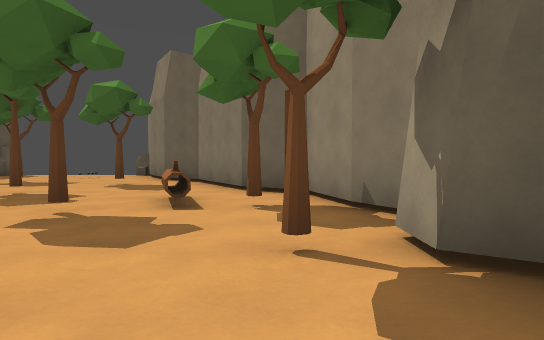
view 1 (above)

21 first-person views from a walk through a Godot game level. The camera is 1.2 m above the floor, tilts 2° down and sees 70° across. The floor is counted in squares, 2 m on a side. Each view is taken from the middle of a square. On the plan, view 1 faces up. The plan holds only what a view shows up to about 11 squares ahead; the rest is blank. The place goes on beyond the plan.

view 2
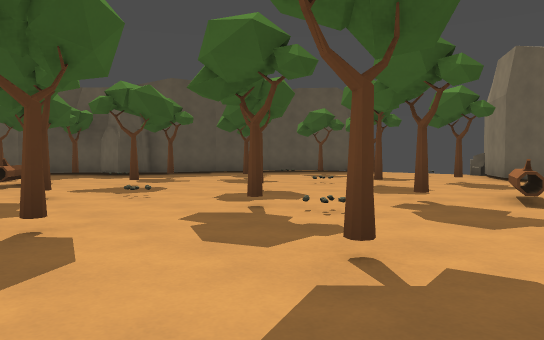

view 3
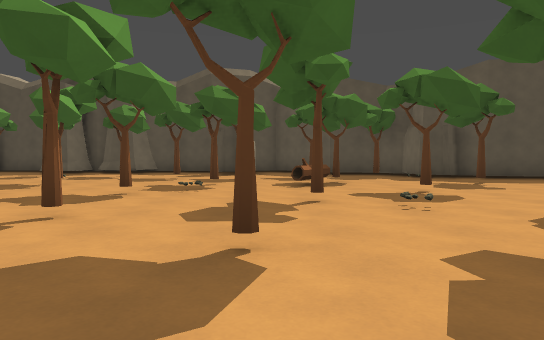

view 4
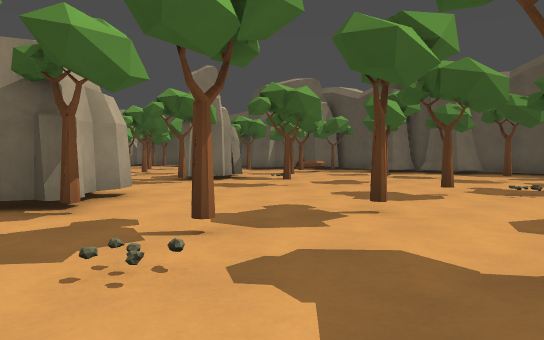

view 5
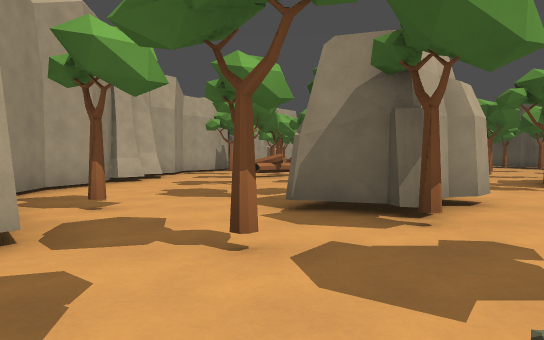

view 6
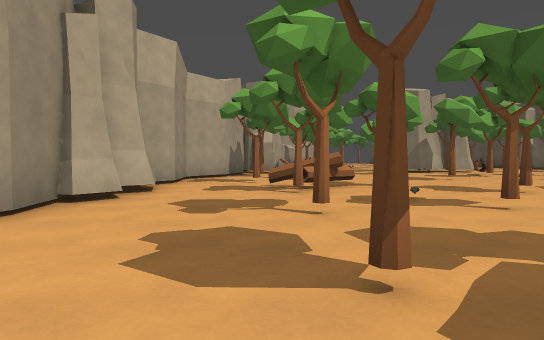

view 7
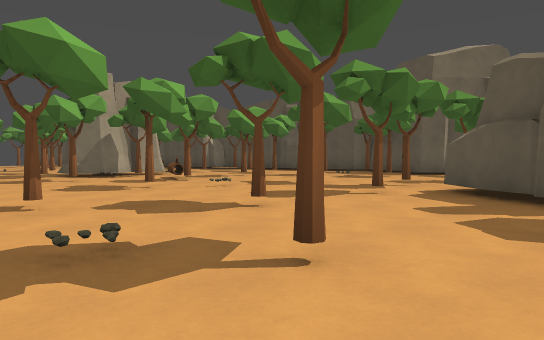

view 8
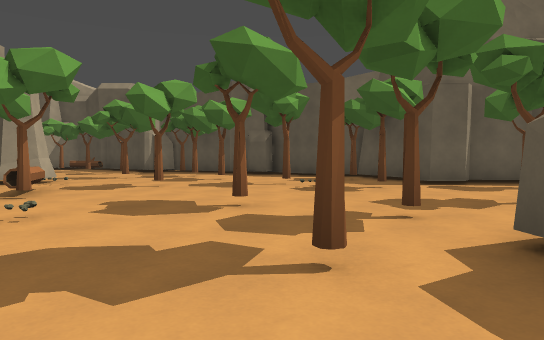

view 9
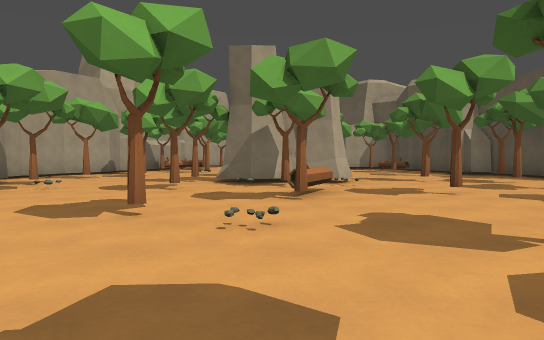

view 10
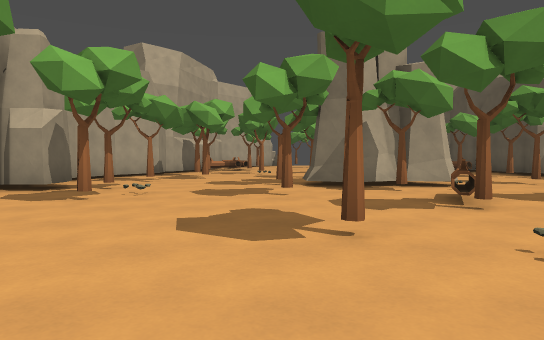

view 11
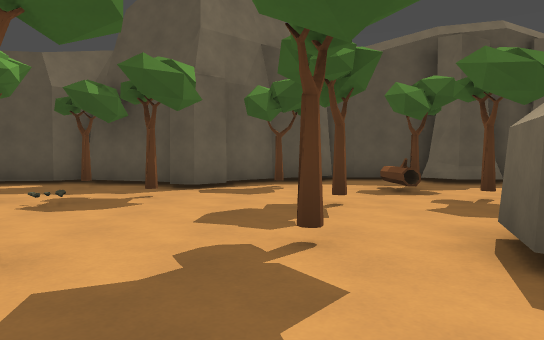

view 12
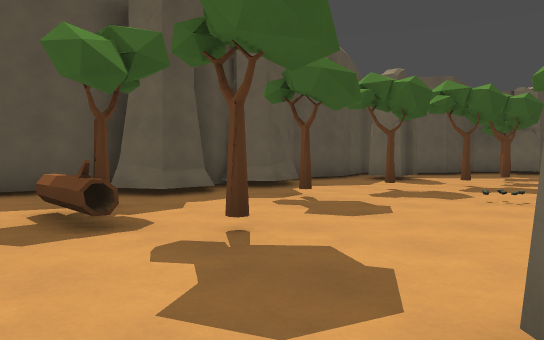

view 13
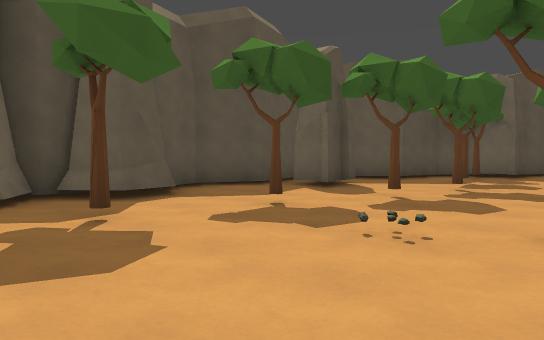

view 14
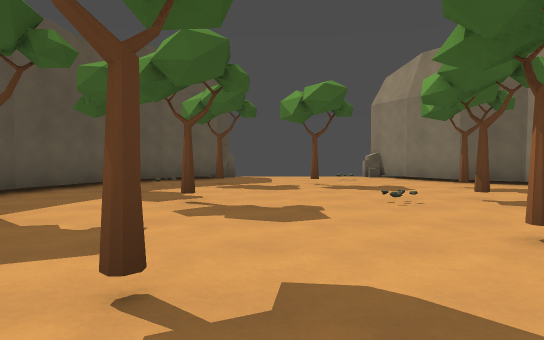

view 15
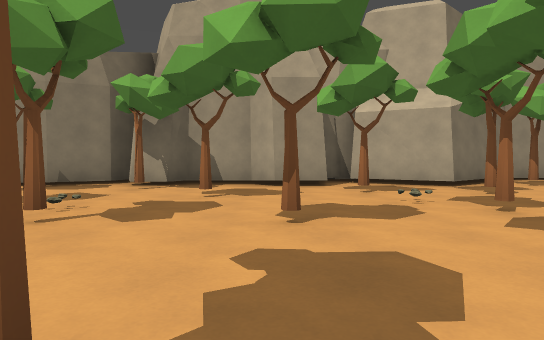

view 16
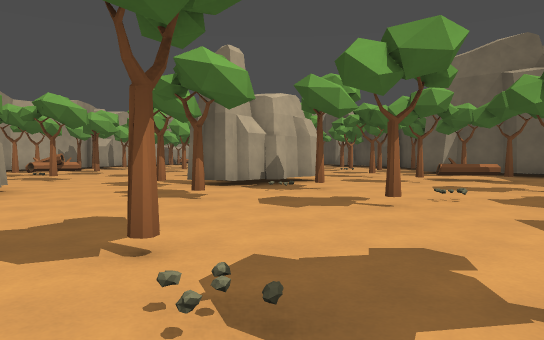

view 17
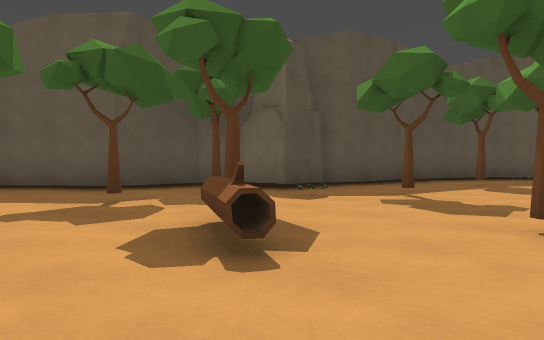

view 18
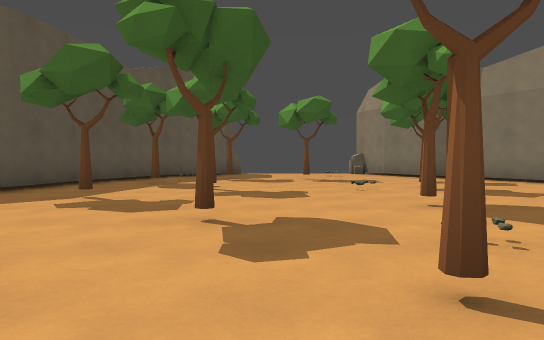

view 19
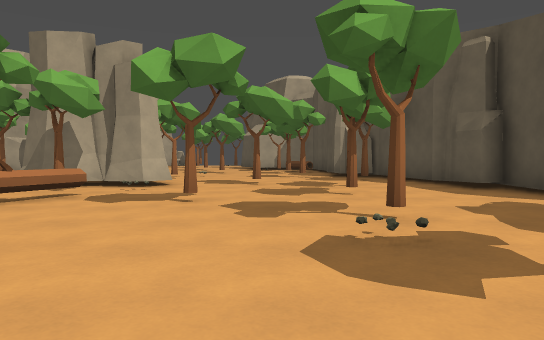

view 20
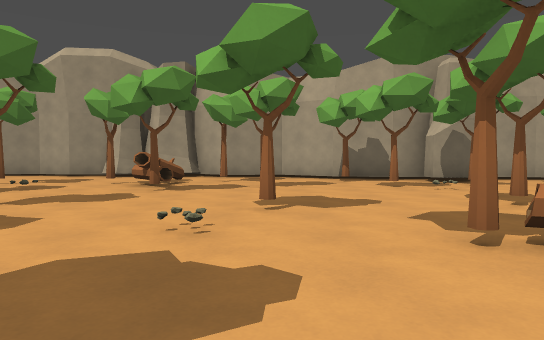

view 21
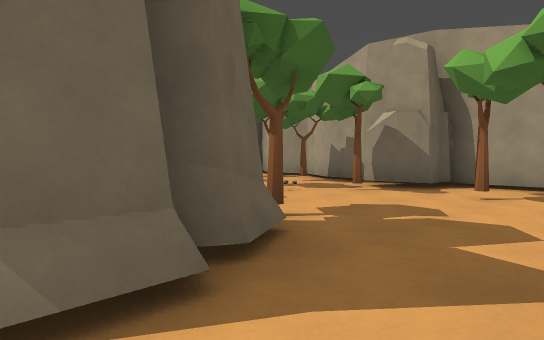

### Floor plan
Key: @ floor where view 1 was taken; # wall or solid block; . floor; / step, stairs or slope; = window, fence, low wall or low ledge; ^ raised ledge; T tree; O other object.
Columns run from 16 left of view 1 to 3 right of it. Each row starts with its distance up from view 1.
 12       ##.....#
 11       #..../.##
 10      ##.......##
  9      #./T.T....#
  8     ##T......T.##
  7     #...........##
  6     #...T...T..=.#
  5     #.T........^T##
  4   ###......T..T...#
  3   #.T...T........##
  2  ##..........T..T##
  1 ##..T.T^..T....T..#
  0 #...........T...@##
 -1 #.#.T..T.........##
 -2 #........T.T....T.#
 -3 #...T........T.T.##
 -4 #..T..........T..##
 -5 ##....#T......#..T##
 -6  #.......T...##....#
 -7  #.T...T/....#OT...#
 -8 ##.......#T........#
 -9 #.T..T..##...T.T...#
-10 #..^...##..........#
-11 #....T...T..T...T..#
-12 ##T....T.......^...#
-13  ##...........T^=..#
-14  ##.T...T.......T..#
-15  #.........T...T...#
-16  #T..T....T.......##
-17  #.....T.=.....TT.#
-18  #...T...=..T./..##
-19  ##.......T....T##
-20   #.T.T..###T...##
-21   #......###...T.#
-22   #.T....T....T..#
-23   ##.T.....T.....#

Positions as (right, up) in squares from view 1, and headings:
1: (0, 0), facing up
2: (0, -1), facing up-left
3: (-1, 0), facing left
4: (-1, 0), facing down-left
5: (-1, -1), facing down
6: (0, -5), facing down
7: (-1, -8), facing down-left
8: (-5, -10), facing down-left
9: (-6, -11), facing down
10: (-4, -12), facing down
11: (-6, -12), facing left
12: (-9, -11), facing up-left
13: (-9, -8), facing up-left
14: (-7, 1), facing up
15: (-7, 0), facing right
16: (-8, 0), facing down
17: (-7, -1), facing up-left
18: (-7, -1), facing up
19: (-10, -12), facing down
20: (-9, -15), facing right
21: (-7, -23), facing up-right
